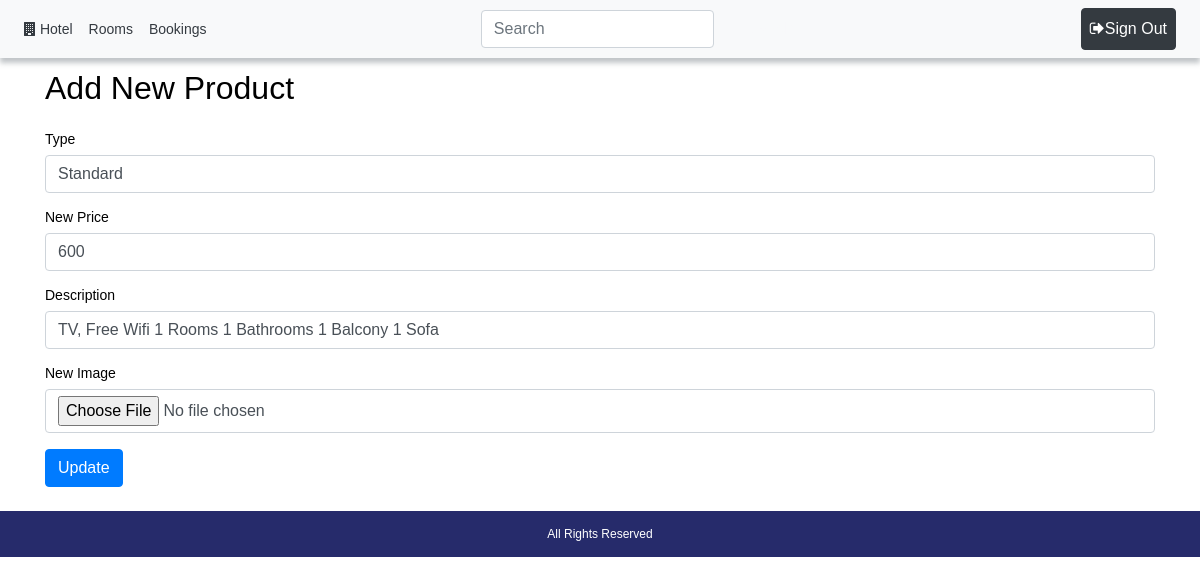
/components/room/update.php?id=1 (signed in), run on the app's committed database.
### tables this page shows
CREATE TABLE IF NOT EXISTS `rooms` (
  `id` int(11) NOT NULL AUTO_INCREMENT,
  `type` varchar(20) NOT NULL,
  `price` int(11) NOT NULL,
  `description` varchar(100) NOT NULL,
  `image` varchar(20) NOT NULL,
  PRIMARY KEY (`id`)
);

### components/room/update.php (the view, shortened to what this page needs)
<?php
$path = $_SERVER['DOCUMENT_ROOT'];
$path .= "/hotel/";
require_once($path . 'connect.php');
$id = $_GET['id'];
$SelSql = "SELECT * FROM `rooms` WHERE id=$id";
$res = mysqli_query($connection, $SelSql);
$r = mysqli_fetch_assoc($res);
?>
<?php require_once($path . 'templates/header.php') ?>
	<div class="container">
		<h2 class="my-4">Add New Product</h2>
		<form method="post" enctype="multipart/form-data">
			<div class="form-group">
                <label>Type</label>
				<input type="text" class="form-control" name="type" value="<?php echo $r['type'];?>" required/>
            </div>
            <div class="form-group">
                <label>New Price</label>
				<input type="text" class="form-control" name="price" value="<?php echo $r['price'];?>" required/>
            </div>
            <div class="form-group">
                <label>Description</label>
				<input type="text" class="form-control" name="description" value="<?php echo $r['description'];?>"/>
            </div>
            <div class="form-group">
                <label>New Image</label>
				<input type="file" class="form-control" name="image" accept=".png,.gif,.jpg,.webp"/>
            </div>
			<input type="submit" class="btn btn-primary" value="Update" />
		</form>
	</div>
<?php require_once($path . 'templates/footer.php') ?>

### css/style.css (style rules this page uses)
* { color: black; }
html, body { height: 100%; }

### templates/header.php (style rules this page uses)
body { font: 14px sans-serif; }

### data on the page
rooms: type "Standard", price "600", description "TV, Free Wifi 1 Rooms 1 Bathrooms 1 Balcony 1 Sofa"
